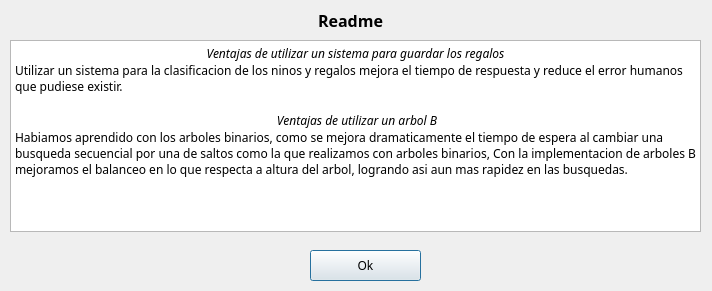
<?xml version="1.0" encoding="UTF-8"?>
<ui version="4.0">
 <class>readme</class>
 <widget class="QDialog" name="readme">
  <property name="geometry">
   <rect>
    <x>0</x>
    <y>0</y>
    <width>712</width>
    <height>291</height>
   </rect>
  </property>
  <property name="windowTitle">
   <string>Dialog</string>
  </property>
  <widget class="QLabel" name="label">
   <property name="geometry">
    <rect>
     <x>10</x>
     <y>10</y>
     <width>681</width>
     <height>21</height>
    </rect>
   </property>
   <property name="font">
    <font>
     <family>Century Gothic</family>
     <pointsize>12</pointsize>
     <weight>75</weight>
     <bold>true</bold>
    </font>
   </property>
   <property name="text">
    <string>Readme</string>
   </property>
   <property name="alignment">
    <set>Qt::AlignCenter</set>
   </property>
  </widget>
  <widget class="QTextBrowser" name="textBrowser">
   <property name="geometry">
    <rect>
     <x>10</x>
     <y>40</y>
     <width>691</width>
     <height>192</height>
    </rect>
   </property>
   <property name="font">
    <font>
     <family>Century Gothic</family>
     <pointsize>9</pointsize>
     <weight>50</weight>
     <bold>false</bold>
    </font>
   </property>
   <property name="html">
    <string>&lt;!DOCTYPE HTML PUBLIC &quot;-//W3C//DTD HTML 4.0//EN&quot; &quot;http://www.w3.org/TR/REC-html40/strict.dtd&quot;&gt;
&lt;html&gt;&lt;head&gt;&lt;meta name=&quot;qrichtext&quot; content=&quot;1&quot; /&gt;&lt;style type=&quot;text/css&quot;&gt;
p, li { white-space: pre-wrap; }
&lt;/style&gt;&lt;/head&gt;&lt;body style=&quot; font-family:'Century Gothic'; font-size:9pt; font-weight:400; font-style:normal;&quot;&gt;
&lt;p align=&quot;center&quot; style=&quot; margin-top:0px; margin-bottom:0px; margin-left:0px; margin-right:0px; -qt-block-indent:0; text-indent:0px;&quot;&gt;&lt;span style=&quot; font-style:italic;&quot;&gt;Ventajas de utilizar un sistema para guardar los regalos&lt;/span&gt;&lt;/p&gt;
&lt;p style=&quot; margin-top:0px; margin-bottom:0px; margin-left:0px; margin-right:0px; -qt-block-indent:0; text-indent:0px;&quot;&gt;Utilizar un sistema para la clasificacion de los ninos y regalos mejora el tiempo de respuesta y reduce el error humanos que pudiese existir.&lt;/p&gt;
&lt;p style=&quot;-qt-paragraph-type:empty; margin-top:0px; margin-bottom:0px; margin-left:0px; margin-right:0px; -qt-block-indent:0; text-indent:0px;&quot;&gt;&lt;br /&gt;&lt;/p&gt;
&lt;p align=&quot;center&quot; style=&quot; margin-top:0px; margin-bottom:0px; margin-left:0px; margin-right:0px; -qt-block-indent:0; text-indent:0px;&quot;&gt; &lt;span style=&quot; font-style:italic;&quot;&gt;Ventajas de utilizar un arbol B&lt;/span&gt;&lt;/p&gt;
&lt;p style=&quot; margin-top:0px; margin-bottom:0px; margin-left:0px; margin-right:0px; -qt-block-indent:0; text-indent:0px;&quot;&gt;Habiamos aprendido con los arboles binarios, como se mejora dramaticamente el tiempo de espera al cambiar una busqueda secuencial por una de saltos como la que realizamos con arboles binarios, Con la implementacion de arboles B mejoramos el balanceo en lo que respecta a altura del arbol, logrando asi aun mas rapidez en las busquedas.&lt;/p&gt;&lt;/body&gt;&lt;/html&gt;</string>
   </property>
  </widget>
  <widget class="QPushButton" name="pushButton">
   <property name="geometry">
    <rect>
     <x>310</x>
     <y>250</y>
     <width>111</width>
     <height>31</height>
    </rect>
   </property>
   <property name="font">
    <font>
     <family>Century Gothic</family>
     <pointsize>9</pointsize>
    </font>
   </property>
   <property name="text">
    <string>Ok</string>
   </property>
  </widget>
 </widget>
 <resources/>
 <connections/>
</ui>
